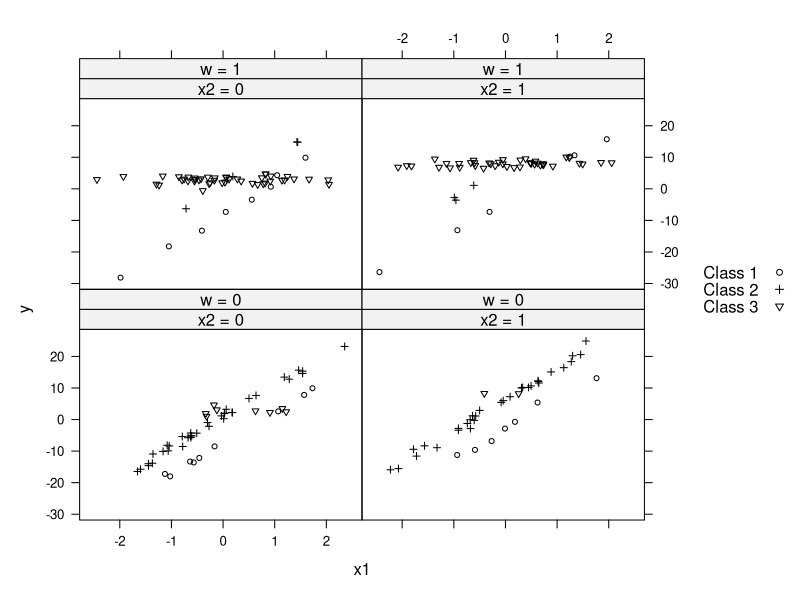
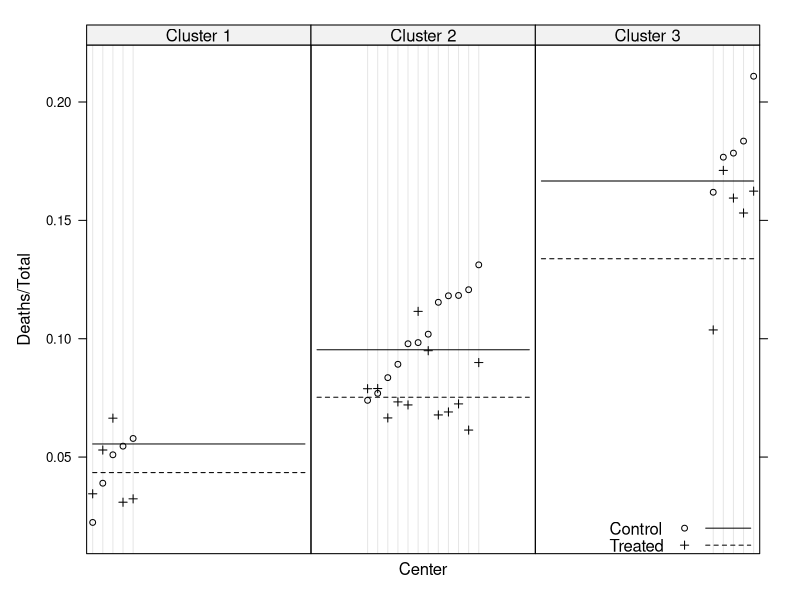
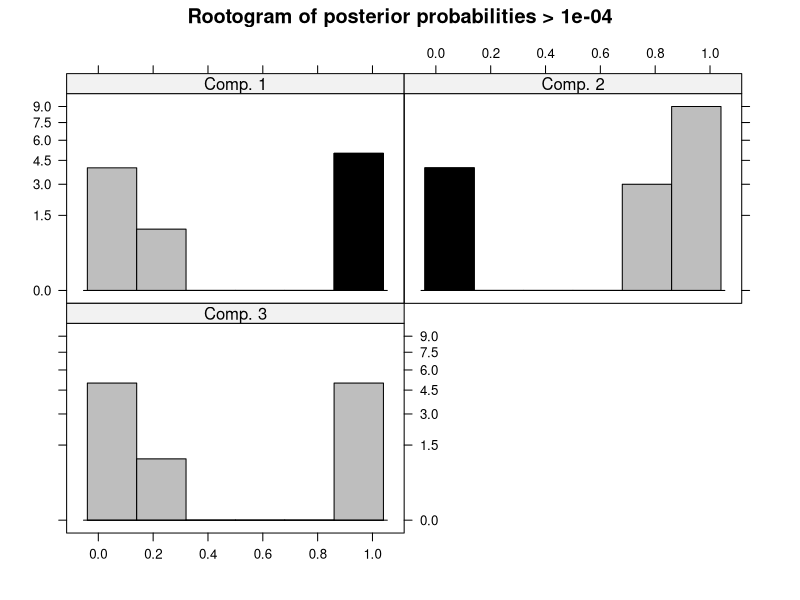
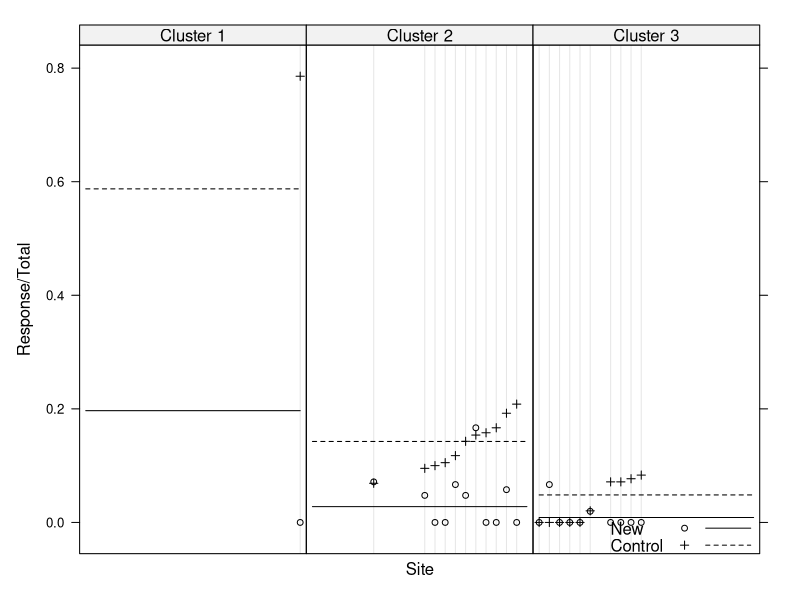
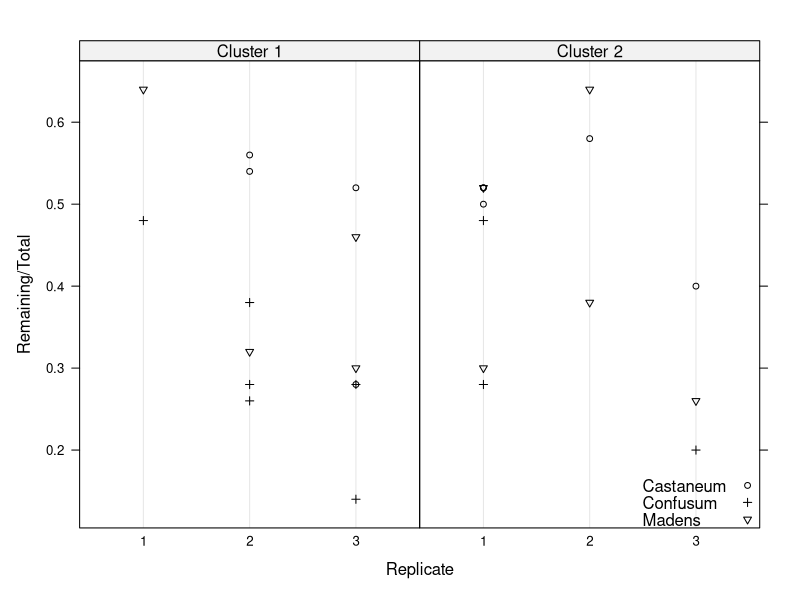
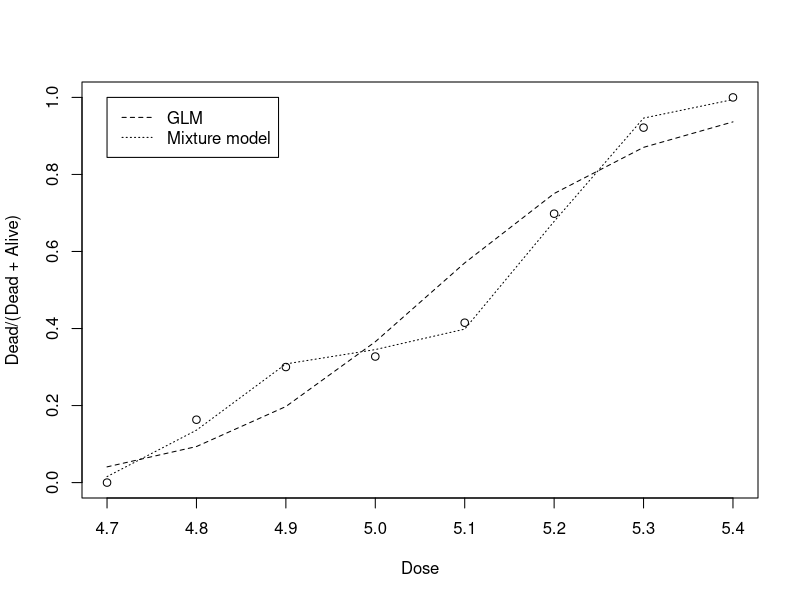
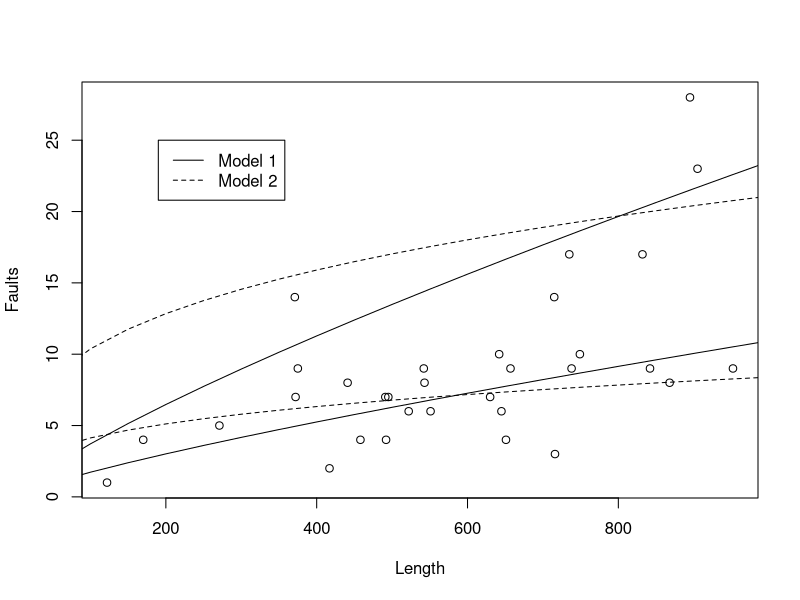
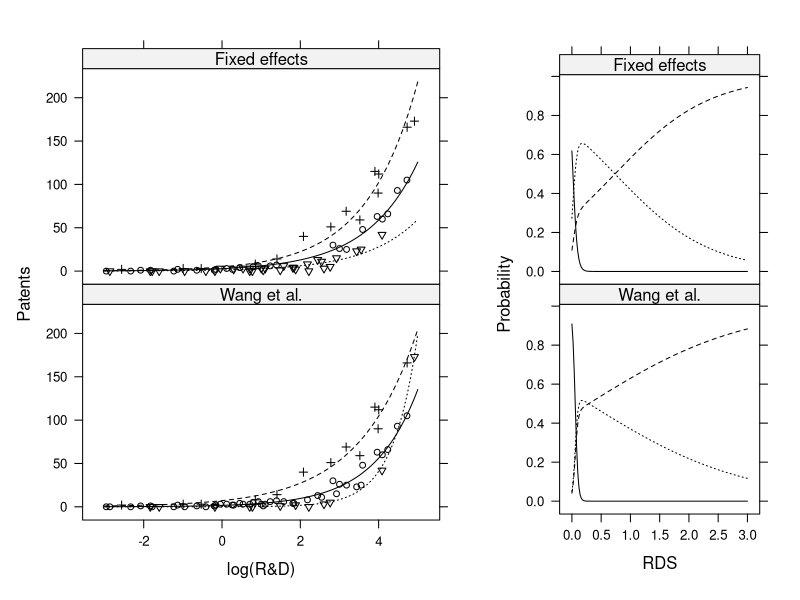

These charts were generated, in order, by the following R code:
# Code example from 'regression-examples' vignette. See references/ for full tutorial.

### R code from vignette source 'regression-examples.Rnw'

###################################################
### code chunk number 1: regression-examples.Rnw:11-14
###################################################
library("stats")
library("graphics")
library("flexmix")


###################################################
### code chunk number 2: start
###################################################
options(width=70, prompt = "R> ", continue = "+  ", useFancyQuotes = FALSE)
suppressWarnings(RNGversion("3.5.0"))
set.seed(1802)
library("lattice")
ltheme <- canonical.theme("postscript", FALSE)
lattice.options(default.theme=ltheme)


###################################################
### code chunk number 3: NregFix
###################################################
set.seed(2807)
library("flexmix")
data("NregFix", package = "flexmix")
Model <- FLXMRglm(~ x2 + x1)
fittedModel <- stepFlexmix(y ~ 1, model = Model, nrep = 3, k = 3,
  data = NregFix, concomitant = FLXPmultinom(~ w))             
fittedModel <- relabel(fittedModel, "model", "x1")
summary(refit(fittedModel))


###################################################
### code chunk number 4: diffModel
###################################################
Model2 <- FLXMRglmfix(fixed = ~ x2, nested = list(k = c(1, 2), 
  formula = c(~ 0, ~ x1)), varFix = TRUE)
fittedModel2 <- flexmix(y ~ 1, model = Model2, 
  cluster = posterior(fittedModel), data = NregFix, 
  concomitant = FLXPmultinom(~ w))             
BIC(fittedModel)
BIC(fittedModel2)


###################################################
### code chunk number 5: artificial-example
###################################################
plotNregFix <- NregFix
plotNregFix$w <- factor(NregFix$w, levels = 0:1, labels = paste("w =", 0:1))
plotNregFix$x2 <- factor(NregFix$x2, levels = 0:1,
  labels = paste("x2 =", 0:1))
plotNregFix$class <- factor(NregFix$class, levels = 1:3, labels = paste("Class", 1:3))
print(xyplot(y ~ x1 | x2*w, groups = class, data = plotNregFix, cex = 0.6,
  auto.key = list(space="right"), layout = c(2,2)))


###################################################
### code chunk number 6: refit
###################################################
summary(refit(fittedModel2))


###################################################
### code chunk number 7: beta-glm
###################################################
data("betablocker", package = "flexmix")
betaGlm <- glm(cbind(Deaths, Total - Deaths) ~ Treatment, 
  family = "binomial", data = betablocker)
betaGlm


###################################################
### code chunk number 8: beta-fix
###################################################
betaMixFix <- stepFlexmix(cbind(Deaths, Total - Deaths) ~ 1 | Center,
  model = FLXMRglmfix(family = "binomial", fixed = ~ Treatment), 
  k = 2:4, nrep = 3, data = betablocker)
betaMixFix


###################################################
### code chunk number 9: beta-fig
###################################################
library("grid")
betaMixFix_3 <- getModel(betaMixFix, "3")
betaMixFix_3 <- relabel(betaMixFix_3, "model", "Intercept")
betablocker$Center <- with(betablocker, factor(Center, levels = Center[order((Deaths/Total)[1:22])]))
clusters <- factor(clusters(betaMixFix_3), labels = paste("Cluster", 1:3))
print(dotplot(Deaths/Total ~ Center | clusters, groups  = Treatment, as.table = TRUE,
  data  = betablocker, xlab = "Center", layout = c(3, 1), scales = list(x = list(draw = FALSE)),
  key = simpleKey(levels(betablocker$Treatment), lines = TRUE, corner = c(1,0))))
betaMixFix.fitted <- fitted(betaMixFix_3)
for (i in 1:3) {
  seekViewport(trellis.vpname("panel", i, 1))
  grid.lines(unit(1:22, "native"), unit(betaMixFix.fitted[1:22, i], "native"), gp = gpar(lty = 1))
  grid.lines(unit(1:22, "native"), unit(betaMixFix.fitted[23:44, i], "native"), gp = gpar(lty = 2))
}


###################################################
### code chunk number 10: beta-full
###################################################
betaMix <- stepFlexmix(cbind(Deaths, Total - Deaths) ~ Treatment | Center,
  model = FLXMRglm(family = "binomial"), k = 3, nrep = 3, 
  data = betablocker)
summary(betaMix)


###################################################
### code chunk number 11: default-plot
###################################################
print(plot(betaMixFix_3, mark = 1, col = "grey", markcol = 1))


###################################################
### code chunk number 12: parameters
###################################################
parameters(betaMix)


###################################################
### code chunk number 13: cluster
###################################################
table(clusters(betaMix))


###################################################
### code chunk number 14: predict
###################################################
predict(betaMix, 
  newdata = data.frame(Treatment = c("Control", "Treated")))


###################################################
### code chunk number 15: fitted
###################################################
fitted(betaMix)[c(1, 23), ]


###################################################
### code chunk number 16: refit
###################################################
summary(refit(getModel(betaMixFix, "3")))


###################################################
### code chunk number 17: mehta-fix
###################################################
data("Mehta", package = "flexmix")
mehtaMix <- stepFlexmix(cbind(Response, Total - Response)~ 1 | Site, 
  model = FLXMRglmfix(family = "binomial", fixed = ~ Drug), 
  control = list(minprior = 0.04), nrep = 3, k = 3, data = Mehta)
summary(mehtaMix)


###################################################
### code chunk number 18: mehta-fig
###################################################
Mehta$Site <- with(Mehta, factor(Site, levels = Site[order((Response/Total)[1:22])]))
clusters <- factor(clusters(mehtaMix), labels = paste("Cluster", 1:3)) 
print(dotplot(Response/Total ~ Site | clusters, groups  = Drug,  layout = c(3,1),
              data  = Mehta, xlab = "Site", scales = list(x = list(draw = FALSE)),
              key = simpleKey(levels(Mehta$Drug), lines = TRUE, corner = c(1,0))))
mehtaMix.fitted <- fitted(mehtaMix)
for (i in 1:3) {
  seekViewport(trellis.vpname("panel", i, 1))
  sapply(1:nlevels(Mehta$Drug), function(j) 
  grid.lines(unit(1:22, "native"), unit(mehtaMix.fitted[Mehta$Drug == levels(Mehta$Drug)[j], i], "native"), gp = gpar(lty = j)))
}


###################################################
### code chunk number 19: mehta-full
###################################################
mehtaMix <- stepFlexmix(cbind(Response, Total - Response) ~ Drug | Site, 
  model = FLXMRglm(family = "binomial"), k = 3, data = Mehta, nrep = 3,
  control = list(minprior = 0.04))
summary(mehtaMix)


###################################################
### code chunk number 20: mehta-sub
###################################################
Mehta.sub <- subset(Mehta, Site != 15)
mehtaMix <- stepFlexmix(cbind(Response, Total - Response) ~ 1 | Site, 
  model = FLXMRglmfix(family = "binomial", fixed = ~ Drug),
  data = Mehta.sub, k = 2, nrep = 3)
summary(mehtaMix)


###################################################
### code chunk number 21: tribolium
###################################################
data("tribolium", package = "flexmix")
TribMix <- stepFlexmix(cbind(Remaining, Total - Remaining) ~ 1, 
  k = 2:3, model = FLXMRglmfix(fixed = ~ Species, family = "binomial"),
  concomitant = FLXPmultinom(~ Replicate), data = tribolium)


###################################################
### code chunk number 22: wang-model
###################################################
modelWang <- FLXMRglmfix(fixed = ~ I(Species == "Confusum"), 
  family = "binomial") 
concomitantWang <- FLXPmultinom(~ I(Replicate == 3))
TribMixWang <- stepFlexmix(cbind(Remaining, Total - Remaining) ~ 1,
  data = tribolium, model = modelWang, concomitant = concomitantWang, 
  k = 2) 
summary(refit(TribMixWang))


###################################################
### code chunk number 23: tribolium
###################################################
clusters <- factor(clusters(TribMixWang), labels = paste("Cluster", 1:TribMixWang@k))
print(dotplot(Remaining/Total ~ factor(Replicate) | clusters, groups  = Species, 
              data  = tribolium[rep(1:9, each = 3) + c(0:2)*9,], xlab = "Replicate",
              auto.key = list(corner = c(1,0))))


###################################################
### code chunk number 24: subset
###################################################
TribMixWangSub <- stepFlexmix(cbind(Remaining, Total - Remaining) ~ 1, 
  k = 2, data = tribolium[-7,], model = modelWang,
  concomitant = concomitantWang)


###################################################
### code chunk number 25: trypanosome
###################################################
data("trypanosome", package = "flexmix")
TrypMix <- stepFlexmix(cbind(Dead, 1-Dead) ~ 1, k = 2, nrep = 3, 
  data = trypanosome,  model = FLXMRglmfix(family = "binomial", 
  fixed = ~ log(Dose)))
summary(refit(TrypMix))


###################################################
### code chunk number 26: trypanosome
###################################################
tab <- with(trypanosome, table(Dead, Dose))
Tryp.dat <- data.frame(Dead = tab["1",], Alive = tab["0",], 
                       Dose = as.numeric(colnames(tab)))
plot(Dead/(Dead+Alive) ~ Dose, data = Tryp.dat)
Tryp.pred <- predict(glm(cbind(Dead, 1-Dead) ~ log(Dose), family = "binomial", data = trypanosome), newdata=Tryp.dat, type = "response")
TrypMix.pred <- predict(TrypMix, newdata = Tryp.dat, aggregate = TRUE)[[1]]
lines(Tryp.dat$Dose, Tryp.pred, lty = 2)
lines(Tryp.dat$Dose, TrypMix.pred, lty = 3)
legend(4.7, 1, c("GLM", "Mixture model"), lty=c(2, 3), xjust=0, yjust=1)


###################################################
### code chunk number 27: fabric-fix
###################################################
data("fabricfault", package = "flexmix")
fabricMix <- stepFlexmix(Faults ~ 1, model = FLXMRglmfix(family="poisson", 
  fixed = ~ log(Length)), data = fabricfault, k = 2, nrep = 3)
summary(fabricMix)
summary(refit(fabricMix))
Lnew <- seq(0, 1000, by = 50)
fabricMix.pred <- predict(fabricMix, newdata = data.frame(Length = Lnew))


###################################################
### code chunk number 28: fabric-fix-nested
###################################################
fabricMix2 <- flexmix(Faults ~ 0, data = fabricfault, 
  cluster = posterior(fabricMix), 
  model = FLXMRglmfix(family = "poisson", fixed = ~ log(Length),
  nested = list(k=c(1,1), formula=list(~0,~1))))
summary(refit(fabricMix2))
fabricMix2.pred <- predict(fabricMix2, 
  newdata = data.frame(Length = Lnew))


###################################################
### code chunk number 29: fabric-fig
###################################################
plot(Faults ~ Length, data = fabricfault)
sapply(fabricMix.pred, function(y) lines(Lnew, y, lty = 1))
sapply(fabricMix2.pred, function(y) lines(Lnew, y, lty = 2))
legend(190, 25, paste("Model", 1:2), lty=c(1, 2), xjust=0, yjust=1)


###################################################
### code chunk number 30: patent
###################################################
data("patent", package = "flexmix")
ModelPat <- FLXMRglm(family = "poisson")
FittedPat <- stepFlexmix(Patents ~ lgRD, k = 3, nrep = 3, 
  model = ModelPat, data = patent, concomitant = FLXPmultinom(~ RDS))             
summary(FittedPat)


###################################################
### code chunk number 31: patent-fixed
###################################################
ModelFixed <- FLXMRglmfix(family = "poisson", fixed = ~ lgRD)
FittedPatFixed <- flexmix(Patents ~ 1, model = ModelFixed, 
  cluster = posterior(FittedPat), concomitant = FLXPmultinom(~ RDS), 
  data = patent)             
summary(FittedPatFixed)


###################################################
### code chunk number 32: Poisson
###################################################
lgRDv <- seq(-3, 5, by = 0.05)
newdata <- data.frame(lgRD = lgRDv)
plotData <- function(fitted) {
  with(patent, data.frame(Patents = c(Patents, 
                            unlist(predict(fitted, newdata = newdata))),
                          lgRD = c(lgRD, rep(lgRDv, 3)),
                          class = c(clusters(fitted), rep(1:3, each = nrow(newdata))),
                          type = rep(c("data", "fit"), c(nrow(patent), nrow(newdata)*3))))
}
plotPatents <- cbind(plotData(FittedPat), which = "Wang et al.")
plotPatentsFixed <- cbind(plotData(FittedPatFixed), which = "Fixed effects")
plotP <- rbind(plotPatents, plotPatentsFixed)
rds <- seq(0, 3, by = 0.02)
x <- model.matrix(FittedPat@concomitant@formula, data = data.frame(RDS = rds))
plotConc <- function(fitted) {
  E <- exp(x%*%fitted@concomitant@coef)
  data.frame(Probability = as.vector(E/rowSums(E)),
                         class = rep(1:3, each = nrow(x)),
                         RDS = rep(rds, 3))
}
plotConc1 <- cbind(plotConc(FittedPat), which = "Wang et al.")
plotConc2 <- cbind(plotConc(FittedPatFixed), which = "Fixed effects")
plotC <- rbind(plotConc1, plotConc2)
print(xyplot(Patents ~ lgRD | which, data = plotP, groups=class, xlab = "log(R&D)",
             panel = "panel.superpose", type = plotP$type,
             panel.groups = function(x, y, type = "p", subscripts, ...)
             {
               ind <- plotP$type[subscripts] == "data"
               panel.xyplot(x[ind], y[ind], ...)
               panel.xyplot(x[!ind], y[!ind], type = "l", ...)
             },
             scales = list(alternating=FALSE), layout=c(1,2), as.table=TRUE),
      more=TRUE, position=c(0,0,0.6, 1))
print(xyplot(Probability ~ RDS | which, groups = class, data = plotC, type = "l",
             scales = list(alternating=FALSE), layout=c(1,2), as.table=TRUE),
      position=c(0.6, 0.01, 1, 0.99))


###################################################
### code chunk number 33: seizure
###################################################
data("seizure", package = "flexmix")
seizMix <- stepFlexmix(Seizures ~ Treatment * log(Day), data = seizure, 
  k = 2, nrep = 3, model = FLXMRglm(family = "poisson", 
  offset = log(seizure$Hours)))
summary(seizMix)
summary(refit(seizMix))


###################################################
### code chunk number 34: seizure
###################################################
seizMix2 <- flexmix(Seizures ~ Treatment * log(Day/27), 
  data = seizure, cluster = posterior(seizMix),
  model = FLXMRglm(family = "poisson", offset = log(seizure$Hours)))
summary(seizMix2)
summary(refit(seizMix2))


###################################################
### code chunk number 35: seizure
###################################################
seizMix3 <- flexmix(Seizures ~ log(Day/27)/Treatment, data = seizure, 
  cluster = posterior(seizMix), model = FLXMRglm(family = "poisson", 
  offset = log(seizure$Hours)))
summary(seizMix3)
summary(refit(seizMix3))


###################################################
### code chunk number 36: seizure
###################################################
plot(Seizures/Hours~Day, pch = c(1,3)[as.integer(Treatment)], data=seizure)
abline(v=27.5, lty=2, col="grey")
legend(140, 9, c("Baseline", "Treatment"), pch=c(1, 3), xjust=1, yjust=1)
matplot(seizure$Day, fitted(seizMix)/seizure$Hours, type="l", add=TRUE, lty = 1, col = 1)
matplot(seizure$Day, fitted(seizMix3)/seizure$Hours, type="l", add=TRUE, lty = 3, col = 1)
legend(140, 7, paste("Model", c(1,3)), lty=c(1, 3), xjust=1, yjust=1)


###################################################
### code chunk number 37: salmonella
###################################################
data("salmonellaTA98", package = "flexmix")
salmonMix <- stepFlexmix(y ~ 1, data = salmonellaTA98, k = 2, nrep = 3,
  model = FLXMRglmfix(family = "poisson", fixed = ~ x + log(x + 10)))


###################################################
### code chunk number 38: salmonella
###################################################
salmonMix.pr <- predict(salmonMix, newdata=salmonellaTA98)
plot(y~x, data=salmonellaTA98, 
     pch=as.character(clusters(salmonMix)), 
     xlab="Dose of quinoline", ylab="Number of revertant colonies of salmonella",
     ylim=range(c(salmonellaTA98$y, unlist(salmonMix.pr))))
for (i in 1:2) lines(salmonellaTA98$x, salmonMix.pr[[i]], lty=i)


###################################################
### code chunk number 39: regression-examples.Rnw:923-927
###################################################
SI <- sessionInfo()
pkgs <- paste(sapply(c(SI$otherPkgs, SI$loadedOnly), function(x) 
                     paste("\\\\pkg{", x$Package, "} ", 
                           x$Version, sep = "")), collapse = ", ")
